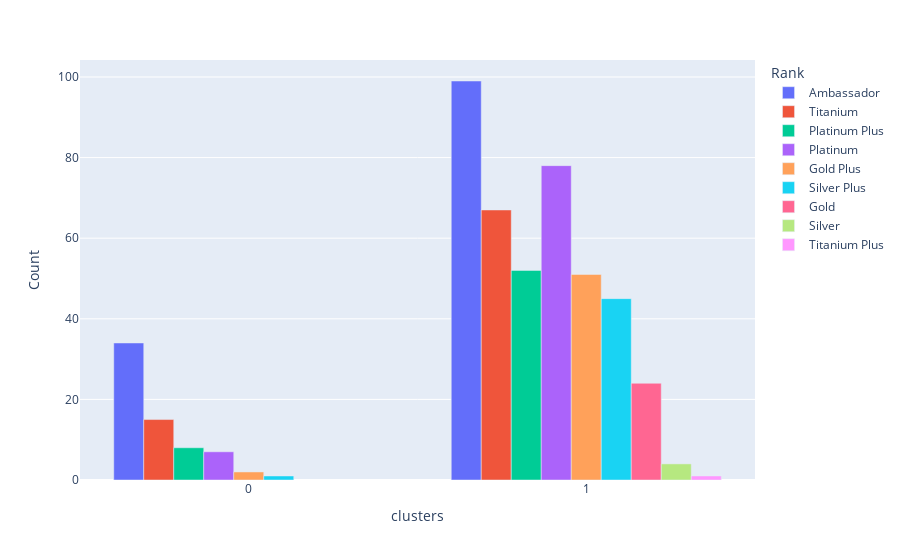

Notebook code cell kept with this figure:
### Code cell
serve_countplot()

### Figure 1 — Plotly figure (JSON) as saved in the notebook; plotly's stock layout.template omitted (floating-point values rounded to 4 significant figures)
{"data": [{"alignmentgroup": "True", "hovertemplate": "Rank=Ambassador<br>clusters=%{x}<br>Count=%{y}<extra></extra>", "legendgroup": "Ambassador", "marker": {"color": "#636efa", "pattern": {"shape": ""}}, "name": "Ambassador", "offsetgroup": "Ambassador", "orientation": "v", "showlegend": true, "textposition": "auto", "type": "bar", "x": [0, 1], "xaxis": "x", "y": [34, 99], "yaxis": "y"}, {"alignmentgroup": "True", "hovertemplate": "Rank=Titanium<br>clusters=%{x}<br>Count=%{y}<extra></extra>", "legendgroup": "Titanium", "marker": {"color": "#EF553B", "pattern": {"shape": ""}}, "name": "Titanium", "offsetgroup": "Titanium", "orientation": "v", "showlegend": true, "textposition": "auto", "type": "bar", "x": [0, 1], "xaxis": "x", "y": [15, 67], "yaxis": "y"}, {"alignmentgroup": "True", "hovertemplate": "Rank=Platinum Plus<br>clusters=%{x}<br>Count=%{y}<extra></extra>", "legendgroup": "Platinum Plus", "marker": {"color": "#00cc96", "pattern": {"shape": ""}}, "name": "Platinum Plus", "offsetgroup": "Platinum Plus", "orientation": "v", "showlegend": true, "textposition": "auto", "type": "bar", "x": [0, 1], "xaxis": "x", "y": [8, 52], "yaxis": "y"}, {"alignmentgroup": "True", "hovertemplate": "Rank=Platinum<br>clusters=%{x}<br>Count=%{y}<extra></extra>", "legendgroup": "Platinum", "marker": {"color": "#ab63fa", "pattern": {"shape": ""}}, "name": "Platinum", "offsetgroup": "Platinum", "orientation": "v", "showlegend": true, "textposition": "auto", "type": "bar", "x": [0, 1], "xaxis": "x", "y": [7, 78], "yaxis": "y"}, {"alignmentgroup": "True", "hovertemplate": "Rank=Gold Plus<br>clusters=%{x}<br>Count=%{y}<extra></extra>", "legendgroup": "Gold Plus", "marker": {"color": "#FFA15A", "pattern": {"shape": ""}}, "name": "Gold Plus", "offsetgroup": "Gold Plus", "orientation": "v", "showlegend": true, "textposition": "auto", "type": "bar", "x": [0, 1], "xaxis": "x", "y": [2, 51], "yaxis": "y"}, {"alignmentgroup": "True", "hovertemplate": "Rank=Silver Plus<br>clusters=%{x}<br>Count=%{y}<extra></extra>", "legendgroup": "Silver Plus", "marker": {"color": "#19d3f3", "pattern": {"shape": ""}}, "name": "Silver Plus", "offsetgroup": "Silver Plus", "orientation": "v", "showlegend": true, "textposition": "auto", "type": "bar", "x": [0, 1], "xaxis": "x", "y": [1, 45], "yaxis": "y"}, {"alignmentgroup": "True", "hovertemplate": "Rank=Gold<br>clusters=%{x}<br>Count=%{y}<extra></extra>", "legendgroup": "Gold", "marker": {"color": "#FF6692", "pattern": {"shape": ""}}, "name": "Gold", "offsetgroup": "Gold", "orientation": "v", "showlegend": true, "textposition": "auto", "type": "bar", "x": [1], "xaxis": "x", "y": [24], "yaxis": "y"}, {"alignmentgroup": "True", "hovertemplate": "Rank=Silver<br>clusters=%{x}<br>Count=%{y}<extra></extra>", "legendgroup": "Silver", "marker": {"color": "#B6E880", "pattern": {"shape": ""}}, "name": "Silver", "offsetgroup": "Silver", "orientation": "v", "showlegend": true, "textposition": "auto", "type": "bar", "x": [1], "xaxis": "x", "y": [4], "yaxis": "y"}, {"alignmentgroup": "True", "hovertemplate": "Rank=Titanium Plus<br>clusters=%{x}<br>Count=%{y}<extra></extra>", "legendgroup": "Titanium Plus", "marker": {"color": "#FF97FF", "pattern": {"shape": ""}}, "name": "Titanium Plus", "offsetgroup": "Titanium Plus", "orientation": "v", "showlegend": true, "textposition": "auto", "type": "bar", "x": [1], "xaxis": "x", "y": [1], "yaxis": "y"}], "layout": {"barmode": "group", "legend": {"title": {"text": "Rank"}, "tracegroupgap": 0}, "margin": {"t": 60}, "xaxis": {"anchor": "y", "domain": [0, 1], "title": {"text": "clusters"}}, "yaxis": {"anchor": "x", "domain": [0, 1], "title": {"text": "Count"}}}}
